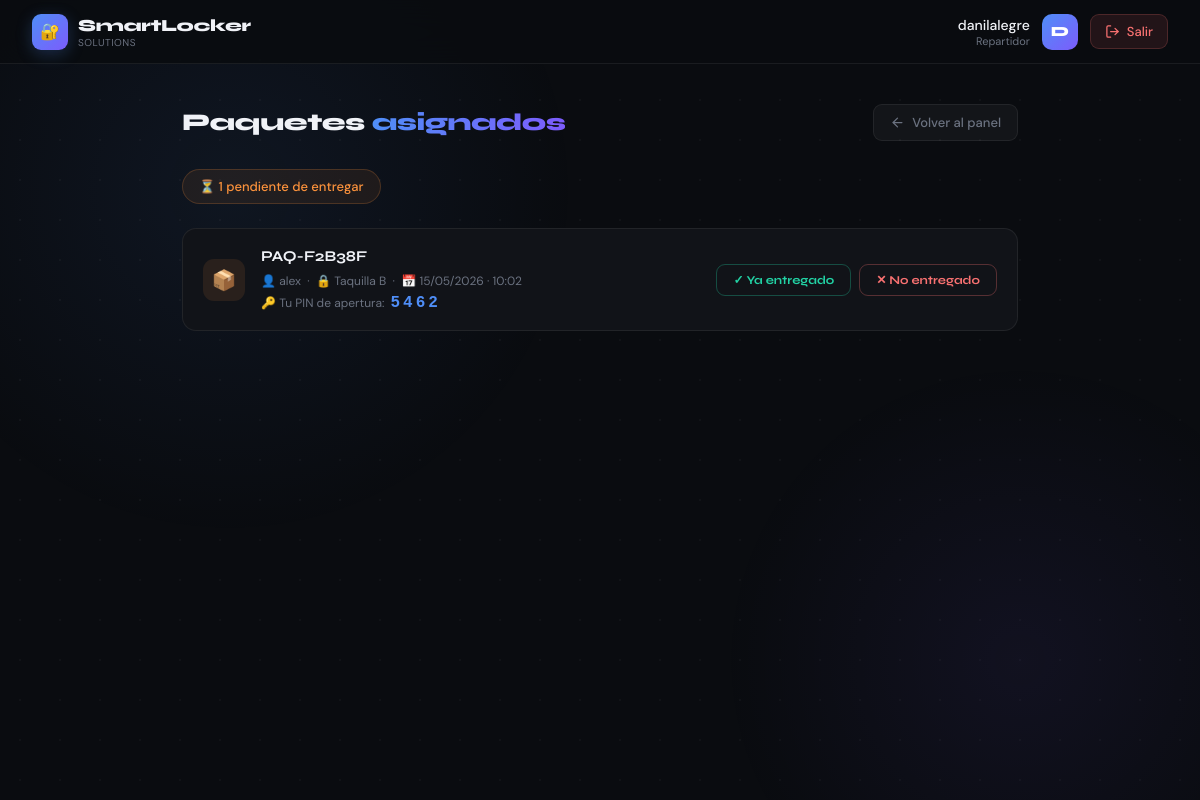
Screenshot of /paquetes_asignados.php (signed in) with the database file from the repository.
### tables this page shows
CREATE TABLE `paquetes` (
  `id` int(11) NOT NULL AUTO_INCREMENT,
  `usuario` varchar(100) NOT NULL,
  `paquete_id` varchar(20) NOT NULL,
  `taquilla` enum('A','B') NOT NULL,
  `pin` char(4) NOT NULL,
  `pin_repartidor` char(4) DEFAULT NULL,
  `pin_retirada` char(4) DEFAULT NULL,
  `estado` enum('pendiente','en_taquilla','recogido','caducado') NOT NULL DEFAULT 'pendiente',
  `fecha_asignacion` datetime NOT NULL DEFAULT current_timestamp(),
  `fecha_recogida` datetime DEFAULT NULL,
  PRIMARY KEY (`id`),
  UNIQUE KEY `paquete_id` (`paquete_id`)
);

### paquetes_asignados.php (the view, shortened to what this page needs)
<?php
require_once 'conexion.php';
$usuario = isset($_SESSION['usuario']) ? htmlspecialchars($_SESSION['usuario']) : 'Usuario';
$stmt = $conn->prepare("SELECT paquete_id, usuario as destinatario, taquilla, pin_repartidor, fecha_asignacion FROM paquetes WHERE estado='pendiente' ORDER BY fecha_asignacion ASC");
$stmt->execute();
$paquetes = $stmt->get_result()->fetch_all(MYSQLI_ASSOC);
?>
<!DOCTYPE html>
<html lang="es">
<head>
</head>
<body>
<div class="grid-bg"></div>
<header>
    <a class="brand" href="index.php">
        <div class="brand-icon">🔐</div>
        <div>
            <div class="brand-text">SmartLocker</div>
            <div class="brand-sub">Solutions</div>
        </div>
    </a>
    <div class="header-right">
        <div class="user-info">
            <div class="user-name"><?= $usuario ?></div>
            <div class="user-role">Repartidor</div>
        </div>
        <div class="avatar"><?= strtoupper(substr($usuario, 0, 1)) ?></div>
        <a class="btn-logout" href="logout.php">
            <svg viewBox="0 0 24 24" fill="none" stroke="currentColor" stroke-width="2" stroke-linecap="round" stroke-linejoin="round"><path d="M9 21H5a2 2 0 0 1-2-2V5a2 2 0 0 1 2-2h4"/><polyline points="16 17 21 12 16 7"/><line x1="21" y1="12" x2="9" y2="12"/></svg>
            Salir
        </a>
    </div>
</header>
<main>
    <div class="top-bar">
        <h1>Paquetes <span>asignados</span></h1>
        <a class="btn-back" href="index.php">
            <svg viewBox="0 0 24 24" fill="none" stroke="currentColor" stroke-width="2" stroke-linecap="round" stroke-linejoin="round"><path d="M19 12H5"/><path d="m12 19-7-7 7-7"/></svg>
            Volver al panel
        </a>
    </div>
    <div class="summary">
        <?php if (!empty($paquetes)): ?>
        <div class="pill orange">⏳ <?= count($paquetes) ?> pendiente<?= count($paquetes) > 1 ? 's' : '' ?> de entregar</div>
        <?php else: ?>
        <div class="pill muted">Sin pendientes de entrega</div>
        <?php endif; ?>
    </div>
    <?php if (!empty($paquetes)): ?>
    <div class="paq-list">
        <?php foreach ($paquetes as $p):
            $fecha = date('d/m/Y · H:i', strtotime($p['fecha_asignacion']));
            $pid = htmlspecialchars($p['paquete_id']);
        ?>
        <div class="paq-item" id="item-<?= $pid ?>">
            <div class="paq-icon" id="icon-<?= $pid ?>">📦</div>
            <div class="paq-info">
                <strong><?= $pid ?></strong>
                <span>👤 <?= htmlspecialchars($p['destinatario']) ?> &nbsp;·&nbsp; 🔒 Taquilla <?= htmlspecialchars($p['taquilla'] ?? 'Sin asignar') ?> &nbsp;·&nbsp; 📅 <?= $fecha ?></span>
                <?php if (!empty($p['pin_repartidor'])): ?>
                <span style="margin-top:4px;display:flex;align-items:center;gap:6px;">
                    🔑 Tu PIN de apertura: <span style="font-family:monospace;font-size:16px;font-weight:800;color:var(--accent);letter-spacing:3px;"><?= htmlspecialchars($p['pin_repartidor']) ?></span>
                </span>
                <?php endif; ?>
            </div>
            <div class="paq-actions" id="actions-<?= $pid ?>">
                <button type="button" class="btn-entregado" onclick="marcar('<?= $pid ?>','entregado')">✓ Ya entregado</button>
                <button type="button" class="btn-no-entregado" onclick="marcar('<?= $pid ?>','no_entregado')">✕ No entregado</button>
            </div>
        </div>
        <?php endforeach; ?>
    </div>
    <?php endif; ?>
</main>
</body>
</html>

### rows the page displays
paquetes: paquete "PAQ-F2B38F", usuario "alex", taquilla "B", fecha_asignacion "15/05/2026 · 10:02", pin_repartidor "5462"

### other values shown
$usuario "danilalegre"
substr($usuario, 0, 1) "D"
count($paquetes) "1"
